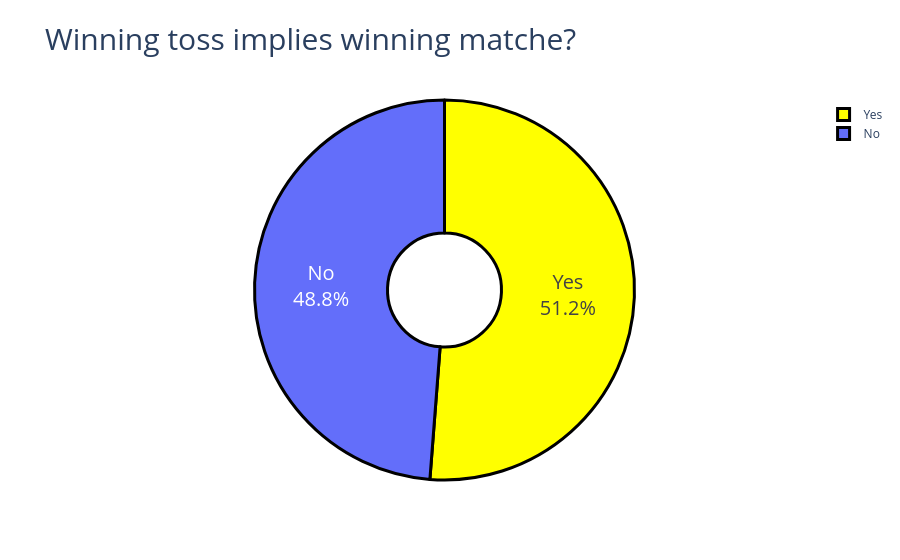

Write notebook code for a chart like this one.
### Code cell
import plotly.graph_objects as go

labels = ["Yes", "No"]
values = match_data['toss_win_game_win'].value_counts()
colors = ['yellow', 'creme']
fig = go.Figure(data=[go.Pie(labels=labels, values=values, hole=0.3)])

fig.update_traces(hoverinfo="label+percent", textinfo="label+percent", textfont_size=20,
                  marker=dict(colors=colors, line=dict(color='#000000', width=3)))

fig.update_layout(title="Winning toss implies winning matche?",
                  title_font=dict(size=30))
fig.show()

### Figure 1 — Plotly figure (JSON) as saved in the notebook; plotly's stock layout.template omitted (floating-point values rounded to 4 significant figures)
{"data": [{"hole": 0.3, "hoverinfo": "label+percent", "labels": ["Yes", "No"], "marker": {"colors": ["yellow", "creme"], "line": {"color": "#000000", "width": 3}}, "textfont": {"size": 20}, "textinfo": "label+percent", "type": "pie", "values": [418, 398]}], "layout": {"title": {"font": {"size": 30}, "text": "Winning toss implies winning matche?"}}}
